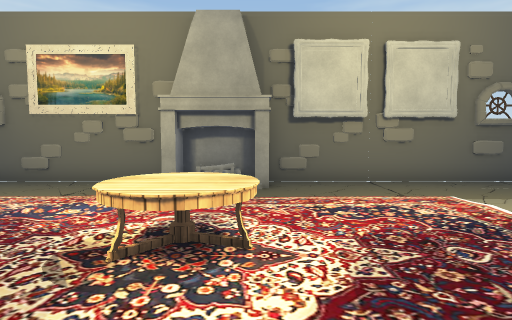
[1] (above)

14 first-person views from a walk through a 3-D level made in the Unity game engine. The camera is 1.2 m above the floor, tilts 4° down and sees 80° across. Doors are open. The floor is counted in squares, 1 m on a side. Each view is taken from the middle of a square. On the plan, view 1 faces up. The plan holds only what a view shows up to about 13 squares ahead; the rest is blank. Some surface patterns are stand-ins.

[2]
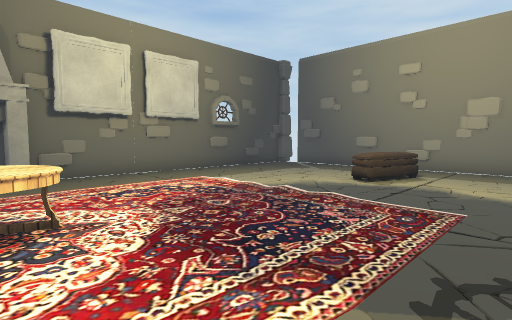

[3]
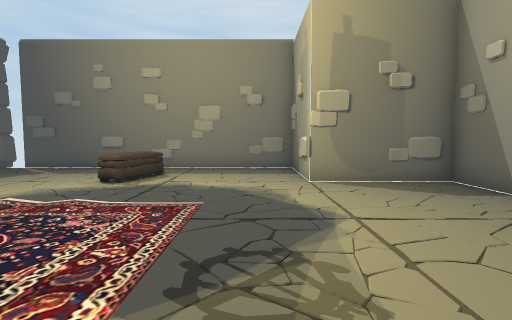

[4]
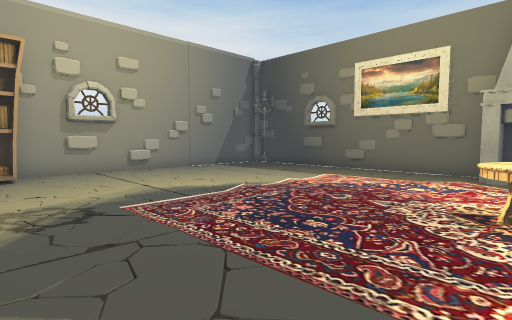

[5]
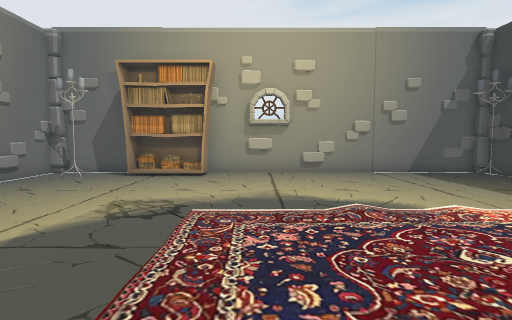

[6]
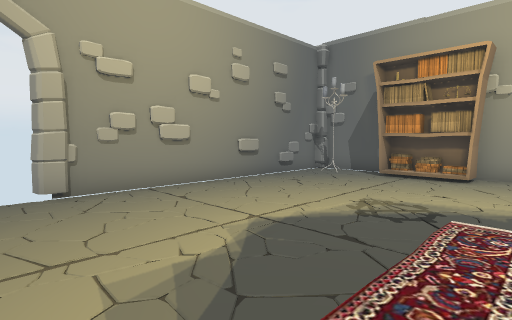

[7]
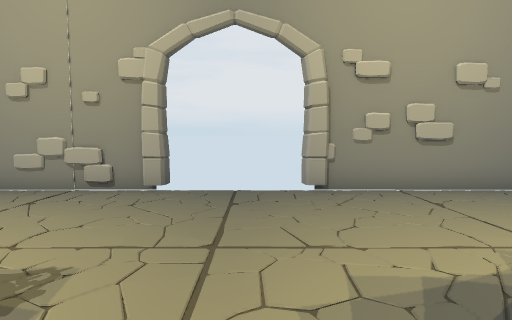

[8]
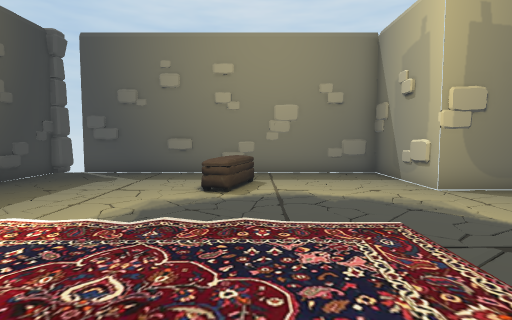

[9]
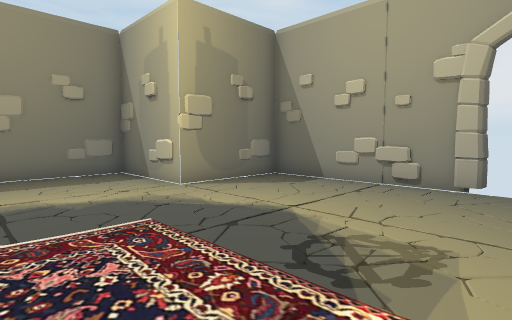

[10]
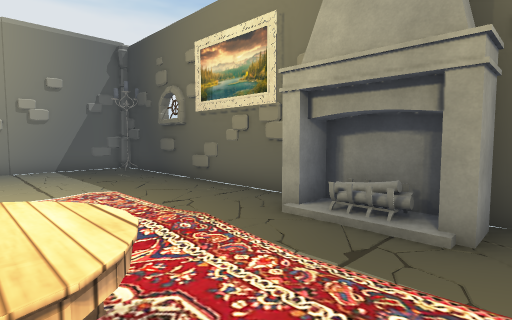

[11]
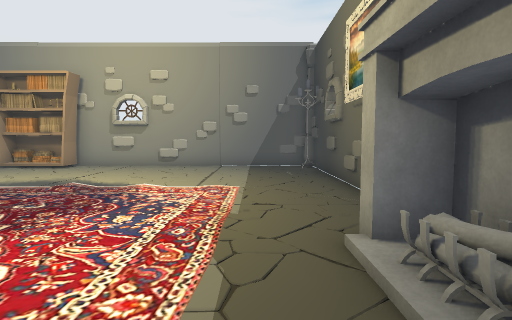

[12]
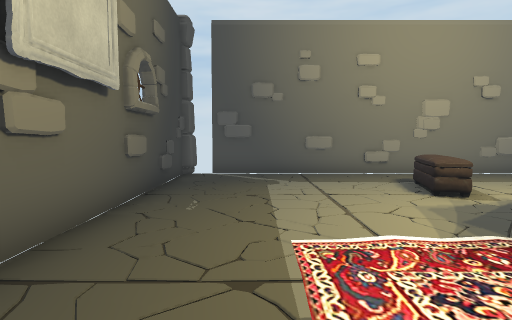

[13]
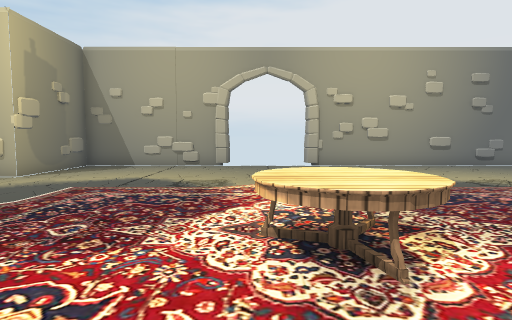

[14]
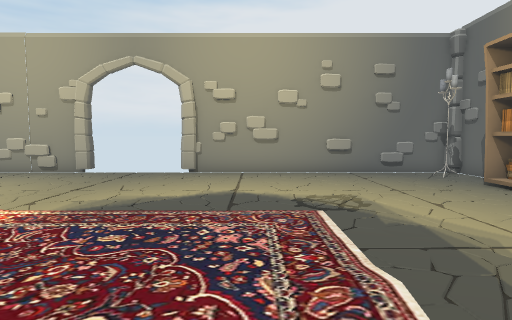

### Floor plan
Points are (right, up) in squares from view 1. A wall is a line through its corners. A room is listed if a view was taken in it or the views show most of it. See-through windows are left out.
Room 1 (views 1, 2, 3, 4, 5, 6, 7, 8, 9, 10, 11, 12, 13, 14)
walls: (-2.6, 9.5) (-11.5, 9.5); (1.2, -6.5) (7.5, -6.5) (7.5, -2.5) (11.5, -2.5) (11.5, 8.5); (-4.3, -6.5) (-3.7, -6.4); (3.6, -6.5) (4.5, -6.4); (11.4, 1.2) (11.6, 2.6); (11.5, 0.7) (11.4, 1.3); (-12.5, -3.8) (-12.5, -6.3); (11.4, -2.1) (11.3, -1.1); (-12.5, 8.5) (-12.5, -0.9); (10.5, 9.5) (0.2, 9.5); (-12.3, -6.5) (-2.3, -6.5)
low walls: (7.4, -5.6) (7.5, -4.7); (11.4, -1.7) (11.5, -0.7)
ways out: gap at (-0.8, -6.2)
objects: other object (-13, 9) to (-12, 10); shelf (-12, -3) to (-11, -1); other object (-12, 9); other object (-11, -5); table (-2, 3) to (0, 5); fireplace (-2, 8) to (0, 9); other object (7, 2) to (9, 3); other object (11, 9) to (12, 10)

Where each view was taken, in squares from view 1:
view 1: 0 up, 0 right, facing up
view 2: 1 down, 1 left, facing up-right
view 3: 1 down, 1 left, facing right
view 4: 2 down, 1 left, facing up-left
view 5: 1 up, 1 left, facing left
view 6: 1 up, 1 left, facing down-left
view 7: 1 up, 1 left, facing down
view 8: 2 up, 0 right, facing right
view 9: 2 up, 0 right, facing down-right
view 10: 4 up, 1 right, facing up-left
view 11: 7 up, 1 right, facing left
view 12: 7 up, 1 right, facing right
view 13: 7 up, 0 right, facing down
view 14: 5 up, 5 left, facing down
